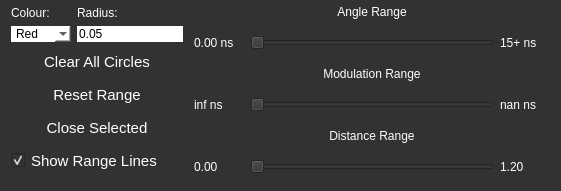
   <widget class="QFrame" name="GraphFrame">
    <property name="geometry">
     <rect>
      <x>30</x>
      <y>460</y>
      <width>561</width>
      <height>191</height>
     </rect>
    </property>
    <property name="styleSheet">
     <string notr="true">border:1px;
background-color: rgb(50,50,50);
</string>
    </property>
    <property name="frameShape">
     <enum>QFrame::StyledPanel</enum>
    </property>
    <property name="frameShadow">
     <enum>QFrame::Raised</enum>
    </property>
    <layout class="QGridLayout" name="gridLayout_3">
     <property name="topMargin">
      <number>0</number>
     </property>
     <property name="bottomMargin">
      <number>9</number>
     </property>
     <item row="3" column="0" colspan="2">
      <widget class="QPushButton" name="clearCircles">
       <property name="sizePolicy">
        <sizepolicy hsizetype="Minimum" vsizetype="Fixed">
         <horstretch>0</horstretch>
         <verstretch>0</verstretch>
        </sizepolicy>
       </property>
       <property name="minimumSize">
        <size>
         <width>0</width>
         <height>27</height>
        </size>
       </property>
       <property name="maximumSize">
        <size>
         <width>180</width>
         <height>16777215</height>
        </size>
       </property>
       <property name="styleSheet">
        <string notr="true">QPushButton{

            border: 4px solid '#4aa3d1';
            background: '#4aa3d1';
            color: white;
            font-family: 'Helvetica';
            font-size: 15px;
            padding: 0px 0;
            margin-top: 0px
}
QPushButton:hover{
	background: '#173953';
     border: 4px solid '#173953'
}</string>
       </property>
       <property name="text">
        <string>Clear All Circles</string>
       </property>
      </widget>
     </item>
     <item row="1" column="0">
      <widget class="QLabel" name="label_21">
       <property name="sizePolicy">
        <sizepolicy hsizetype="Preferred" vsizetype="Fixed">
         <horstretch>0</horstretch>
         <verstretch>0</verstretch>
        </sizepolicy>
       </property>
       <property name="maximumSize">
        <size>
         <width>16777215</width>
         <height>25</height>
        </size>
       </property>
       <property name="styleSheet">
        <string notr="true">color: #FFFFFF</string>
       </property>
       <property name="text">
        <string>Colour:</string>
       </property>
      </widget>
     </item>
     <item row="0" column="2" rowspan="8">
      <layout class="QGridLayout" name="gridLayout">
       <property name="leftMargin">
        <number>5</number>
       </property>
       <property name="topMargin">
        <number>2</number>
       </property>
       <item row="1" column="1" rowspan="2">
        <widget class="RangeSlider" name="angleSlider">
         <property name="sizePolicy">
          <sizepolicy hsizetype="Expanding" vsizetype="Expanding">
           <horstretch>0</horstretch>
           <verstretch>0</verstretch>
          </sizepolicy>
         </property>
         <property name="maximumSize">
          <size>
           <width>16777215</width>
           <height>15</height>
          </size>
         </property>
         <property name="maximum">
          <number>90</number>
         </property>
         <property name="orientation">
          <enum>Qt::Horizontal</enum>
         </property>
        </widget>
       </item>
       <item row="6" column="0" colspan="3">
        <widget class="QLabel" name="circleMin_4">
         <property name="sizePolicy">
          <sizepolicy hsizetype="Preferred" vsizetype="Fixed">
           <horstretch>0</horstretch>
           <verstretch>0</verstretch>
          </sizepolicy>
         </property>
         <property name="minimumSize">
          <size>
           <width>30</width>
           <height>20</height>
          </size>
         </property>
         <property name="maximumSize">
          <size>
           <width>16777215</width>
           <height>25</height>
          </size>
         </property>
         <property name="styleSheet">
          <string notr="true">color: #FFFFFF</string>
         </property>
         <property name="text">
          <string>Distance Range</string>
         </property>
         <property name="alignment">
          <set>Qt::AlignCenter</set>
         </property>
        </widget>
       </item>
       <item row="1" column="2" rowspan="2">
        <widget class="QLabel" name="angleMaxTauP">
         <property name="sizePolicy">
          <sizepolicy hsizetype="Fixed" vsizetype="Expanding">
           <horstretch>0</horstretch>
           <verstretch>0</verstretch>
          </sizepolicy>
         </property>
         <property name="minimumSize">
          <size>
           <width>50</width>
           <height>0</height>
          </size>
         </property>
         <property name="styleSheet">
          <string notr="true">color: #FFFFFF</string>
         </property>
         <property name="text">
          <string>15+ ns</string>
         </property>
        </widget>
       </item>
       <item row="4" column="2" rowspan="2">
        <widget class="QLabel" name="circleMaxTauM">
         <property name="sizePolicy">
          <sizepolicy hsizetype="Fixed" vsizetype="Preferred">
           <horstretch>0</horstretch>
           <verstretch>0</verstretch>
          </sizepolicy>
         </property>
         <property name="minimumSize">
          <size>
           <width>50</width>
           <height>0</height>
          </size>
         </property>
         <property name="styleSheet">
          <string notr="true">color: #FFFFFF</string>
         </property>
         <property name="text">
          <string>nan ns</string>
         </property>
        </widget>
       </item>
       <item row="1" column="0" rowspan="2">
        <widget class="QLabel" name="angleMinTauP">
         <property name="sizePolicy">
          <sizepolicy hsizetype="Fixed" vsizetype="Expanding">
           <horstretch>0</horstretch>
           <verstretch>0</verstretch>
          </sizepolicy>
         </property>
         <property name="minimumSize">
          <size>
           <width>50</width>
           <height>0</height>
          </size>
         </property>
         <property name="styleSheet">
          <string notr="true">color: #FFFFFF</string>
         </property>
         <property name="text">
          <string>0.00 ns</string>
         </property>
        </widget>
       </item>
       <item row="4" column="1" rowspan="2">
        <widget class="RangeSlider" name="circleSlider">
         <property name="sizePolicy">
          <sizepolicy hsizetype="Expanding" vsizetype="Expanding">
           <horstretch>0</horstretch>
           <verstretch>0</verstretch>
          </sizepolicy>
         </property>
         <property name="maximumSize">
          <size>
           <width>16777215</width>
           <height>15</height>
          </size>
         </property>
         <property name="maximum">
          <number>120</number>
         </property>
         <property name="orientation">
          <enum>Qt::Horizontal</enum>
         </property>
        </widget>
       </item>
       <item row="7" column="2" rowspan="2">
        <widget class="QLabel" name="fractMax">
         <property name="minimumSize">
          <size>
           <width>50</width>
           <height>0</height>
          </size>
         </property>
         <property name="maximumSize">
          <size>
           <width>22</width>
           <height>16777215</height>
          </size>
         </property>
         <property name="styleSheet">
          <string notr="true">color: #FFFFFF</string>
         </property>
         <property name="text">
          <string>1.20</string>
         </property>
        </widget>
       </item>
       <item row="7" column="1" rowspan="2">
        <widget class="RangeSlider" name="fractionSlider">
         <property name="sizePolicy">
          <sizepolicy hsizetype="Expanding" vsizetype="Expanding">
           <horstretch>0</horstretch>
           <verstretch>0</verstretch>
          </sizepolicy>
         </property>
         <property name="maximumSize">
          <size>
           <width>16777215</width>
           <height>15</height>
          </size>
         </property>
         <property name="maximum">
          <number>120</number>
         </property>
         <property name="orientation">
          <enum>Qt::Horizontal</enum>
         </property>
        </widget>
       </item>
       <item row="4" column="0" rowspan="2">
        <widget class="QLabel" name="circleMinTauM">
         <property name="sizePolicy">
          <sizepolicy hsizetype="Fixed" vsizetype="Preferred">
           <horstretch>0</horstretch>
           <verstretch>0</verstretch>
          </sizepolicy>
         </property>
         <property name="minimumSize">
          <size>
           <width>50</width>
           <height>0</height>
          </size>
         </property>
         <property name="styleSheet">
          <string notr="true">color: #FFFFFF</string>
         </property>
         <property name="text">
          <string>inf ns</string>
         </property>
        </widget>
       </item>
       <item row="3" column="0" colspan="3">
        <widget class="QLabel" name="circleMin_3">
         <property name="sizePolicy">
          <sizepolicy hsizetype="Preferred" vsizetype="Fixed">
           <horstretch>0</horstretch>
           <verstretch>0</verstretch>
          </sizepolicy>
         </property>
         <property name="minimumSize">
          <size>
           <width>30</width>
           <height>20</height>
          </size>
         </property>
         <property name="maximumSize">
          <size>
           <width>16777215</width>
           <height>25</height>
          </size>
         </property>
         <property name="styleSheet">
          <string notr="true">color: #FFFFFF</string>
         </property>
         <property name="text">
          <string>Modulation Range</string>
         </property>
         <property name="alignment">
          <set>Qt::AlignCenter</set>
         </property>
        </widget>
       </item>
       <item row="7" column="0" rowspan="2">
        <widget class="QLabel" name="fractMin">
         <property name="minimumSize">
          <size>
           <width>50</width>
           <height>0</height>
          </size>
         </property>
         <property name="styleSheet">
          <string notr="true">color: #FFFFFF</string>
         </property>
         <property name="text">
          <string>0.00</string>
         </property>
        </widget>
       </item>
       <item row="0" column="1">
        <widget class="QLabel" name="circleMin_2">
         <property name="sizePolicy">
          <sizepolicy hsizetype="Preferred" vsizetype="Fixed">
           <horstretch>0</horstretch>
           <verstretch>0</verstretch>
          </sizepolicy>
         </property>
         <property name="minimumSize">
          <size>
           <width>30</width>
           <height>20</height>
          </size>
         </property>
         <property name="maximumSize">
          <size>
           <width>16777215</width>
           <height>25</height>
          </size>
         </property>
         <property name="styleSheet">
          <string notr="true">color: #FFFFFF</string>
         </property>
         <property name="text">
          <string>Angle Range</string>
         </property>
         <property name="alignment">
          <set>Qt::AlignCenter</set>
         </property>
        </widget>
       </item>
      </layout>
     </item>
     <item row="2" column="0">
      <widget class="QComboBox" name="circleSelect">
       <property name="sizePolicy">
        <sizepolicy hsizetype="Fixed" vsizetype="Preferred">
         <horstretch>0</horstretch>
         <verstretch>0</verstretch>
        </sizepolicy>
       </property>
       <property name="minimumSize">
        <size>
         <width>60</width>
         <height>0</height>
        </size>
       </property>
       <property name="maximumSize">
        <size>
         <width>100</width>
         <height>16777215</height>
        </size>
       </property>
       <property name="styleSheet">
        <string notr="true">background: white</string>
       </property>
       <item>
        <property name="text">
         <string>Red</string>
        </property>
       </item>
       <item>
        <property name="text">
         <string>Green</string>
        </property>
       </item>
       <item>
        <property name="text">
         <string>Blue</string>
        </property>
       </item>
       <item>
        <property name="text">
         <string>Yellow</string>
        </property>
       </item>
      </widget>
     </item>
     <item row="2" column="1">
      <widget class="QLineEdit" name="set_radius">
       <property name="sizePolicy">
        <sizepolicy hsizetype="Fixed" vsizetype="Fixed">
         <horstretch>0</horstretch>
         <verstretch>0</verstretch>
        </sizepolicy>
       </property>
       <property name="styleSheet">
        <string notr="true">background: white</string>
       </property>
       <property name="text">
        <string>0.05</string>
       </property>
      </widget>
     </item>
     <item row="0" column="1">
      <spacer name="verticalSpacer_2">
       <property name="orientation">
        <enum>Qt::Vertical</enum>
       </property>
       <property name="sizeHint" stdset="0">
        <size>
         <width>20</width>
         <height>6</height>
        </size>
       </property>
      </spacer>
     </item>
     <item row="5" column="0" colspan="2">
      <widget class="QPushButton" name="close_selected">
       <property name="sizePolicy">
        <sizepolicy hsizetype="Minimum" vsizetype="Fixed">
         <horstretch>0</horstretch>
         <verstretch>0</verstretch>
        </sizepolicy>
       </property>
       <property name="minimumSize">
        <size>
         <width>0</width>
         <height>27</height>
        </size>
       </property>
       <property name="maximumSize">
        <size>
         <width>180</width>
         <height>16777215</height>
        </size>
       </property>
       <property name="styleSheet">
        <string notr="true">QPushButton{

            border: 4px solid '#4aa3d1';
            background: '#4aa3d1';
            color: white;
            font-family: 'Helvetica';
            font-size: 15px;
            padding: 0px 0;
            margin-top: 0px
}
QPushButton:hover{
	background: '#173953';
     border: 4px solid '#173953'
}</string>
       </property>
       <property name="text">
        <string>Close Selected</string>
       </property>
      </widget>
     </item>
     <item row="1" column="1">
      <widget class="QLabel" name="label_13">
       <property name="sizePolicy">
        <sizepolicy hsizetype="Preferred" vsizetype="Minimum">
         <horstretch>0</horstretch>
         <verstretch>0</verstretch>
        </sizepolicy>
       </property>
       <property name="maximumSize">
        <size>
         <width>16777215</width>
         <height>25</height>
        </size>
       </property>
       <property name="styleSheet">
        <string notr="true">color: #FFFFFF</string>
       </property>
       <property name="text">
        <string>Radius:</string>
       </property>
      </widget>
     </item>
     <item row="4" column="0" colspan="2">
      <widget class="QPushButton" name="reset_range">
       <property name="sizePolicy">
        <sizepolicy hsizetype="Minimum" vsizetype="Fixed">
         <horstretch>0</horstretch>
         <verstretch>0</verstretch>
        </sizepolicy>
       </property>
       <property name="minimumSize">
        <size>
         <width>0</width>
         <height>27</height>
        </size>
       </property>
       <property name="maximumSize">
        <size>
         <width>180</width>
         <height>16777215</height>
        </size>
       </property>
       <property name="styleSheet">
        <string notr="true">QPushButton{

            border: 4px solid '#4aa3d1';
            background: '#4aa3d1';
            color: white;
            font-family: 'Helvetica';
            font-size: 15px;
            padding: 0px 0;
            margin-top: 0px
}
QPushButton:hover{
	background: '#173953';
     border: 4px solid '#173953'
}</string>
       </property>
       <property name="text">
        <string>Reset Range</string>
       </property>
      </widget>
     </item>
     <item row="7" column="0">
      <spacer name="verticalSpacer">
       <property name="orientation">
        <enum>Qt::Vertical</enum>
       </property>
       <property name="sizeHint" stdset="0">
        <size>
         <width>20</width>
         <height>40</height>
        </size>
       </property>
      </spacer>
     </item>
     <item row="6" column="0" colspan="2">
      <widget class="QCheckBox" name="ShowRangeLines">
       <property name="sizePolicy">
        <sizepolicy hsizetype="Preferred" vsizetype="Fixed">
         <horstretch>0</horstretch>
         <verstretch>0</verstretch>
        </sizepolicy>
       </property>
       <property name="minimumSize">
        <size>
         <width>0</width>
         <height>27</height>
        </size>
       </property>
       <property name="font">
        <font>
         <pointsize>11</pointsize>
        </font>
       </property>
       <property name="styleSheet">
        <string notr="true">background: '#4aa3d1';
color: white;</string>
       </property>
       <property name="text">
        <string>Show Range Lines</string>
       </property>
       <property name="checked">
        <bool>true</bool>
       </property>
      </widget>
     </item>
    </layout>
   </widget>
